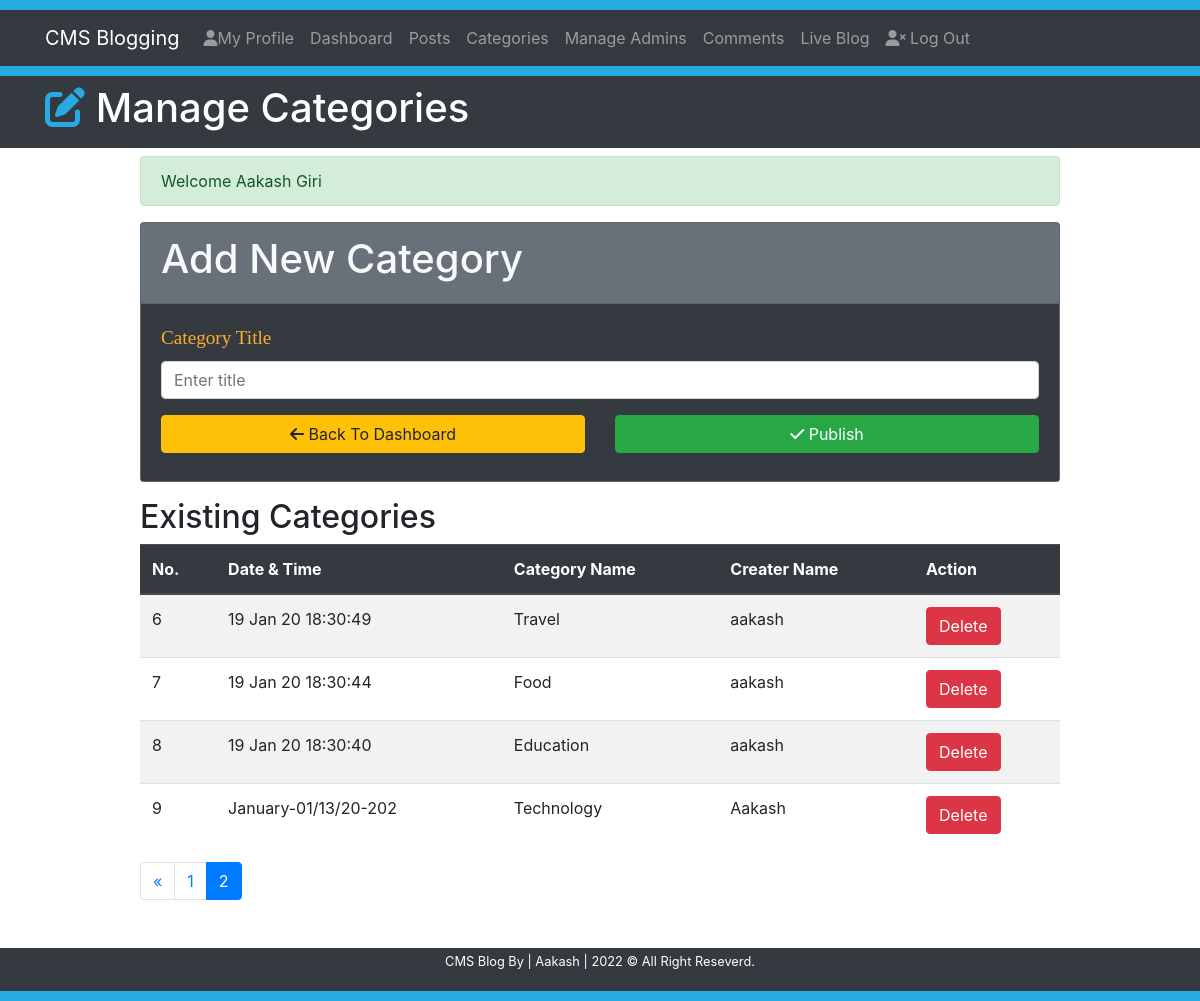
Screenshot of /CMS4.2.1/categories?page=2 (signed in) with the database file from the repository.
### tables this page shows
CREATE TABLE `category` (
  `id` int(11) NOT NULL,
  `title` varchar(20) NOT NULL,
  `author` varchar(50) NOT NULL,
  `datetime` varchar(20) NOT NULL
);

### Includes/functions.php (called while the page is built, shortened)
<?php
    $serverName = BASE_PATH;
    $cssBaseURL = $serverName.'/css';
?>

### categories.php (the view, shortened to what this page needs)
<?php
    require 'Includes/functions.php';
    require 'Includes/sessions.php';
?>
<!DOCTYPE html>
<html lang="en">
<head>
    <link rel="stylesheet" href="https://pro.fontawesome.com/releases/v5.10.0/css/all.css"/>
    <link rel="stylesheet" href="https://stackpath.bootstrapcdn.com/bootstrap/4.4.1/css/bootstrap.min.css">
    <link rel="stylesheet" href="<?= $cssBaseURL ?>/style.css">
</head>
<body>
    <div style="height: 10px; background-color: #27aae1;"></div>
    <nav class="navbar navbar-expand-lg navbar-dark bg-dark">
        <div class="container">
            <a href="<?= $serverName; ?>/index" class="navbar-brand">CMS Blogging</a>
            <div class="collapse navbar-collapse" id="navbarcollapseCMS">
                <ul class="navbar-nav">
                    <li class="nav-item">
                        <a href="<?= $serverName; ?>/myprofile" class="nav-link"> <i class='fas fa-user'></i>My Profile</a>
                    </li>
                    <li class="nav-item">
                        <a href="<?= $serverName; ?>/dashboard?page=1" class="nav-link">Dashboard</a>
                    </li>
                    <li class="nav-item">
                        <a href="<?= $serverName; ?>/posts?page=1" class="nav-link">Posts</a>
                    </li>
                    <li class="nav-item">
                        <a href="<?= $serverName; ?>/categories?page=1" class="nav-link">Categories</a>
                    </li>
                    <?php if($_SESSION['permission'] == 'Superuser'){ ?>
                    <li class="nav-item">
                        <a href="<?= $serverName; ?>/admin?page=1" class="nav-link">Manage Admins</a>
                    </li>
                    <?php } ?>
                    <?php if($_SESSION['permission'] != 'User'){ ?>
                    <li class="nav-item">
                        <a href="<?= $serverName; ?>/comments" class="nav-link">Comments</a>
                    </li>
                    <?php } ?>
                    <li class="nav-item">
                        <a href="<?= $serverName; ?>/blog/1" class="nav-link">Live Blog</a>
                    </li>
                </ul>
                <ul class="navbar-nav">
                    <li class="nav-item">
                        <a href="<?= $serverName; ?>/logout" class="nav-link"><i class='fas fa-user-times'></i> Log Out</a>
                    </li>
                </ul>
            </div>
        </div>
    </nav>
    <div style="height: 10px; background-color: #27aae1;"></div>
    <header class='bg-dark text-white py-2'>
        <div class="container">
            <div class="row">
                <div class="col-md-12">
                    <h1><i class='fas fa-edit' style="color: #27aae1;"></i>  Manage Categories</h1>
                </div>
            </div>
        </div>
    </header>
    <section class="container py-2 mb-4">
        <div class="row">
            <div class="offset-lg-1 col-lg-10" style="min-height: 400px;">
            <?php echo ErrorMessage(); echo SuccessMessage(); ?>
                <form action="<?= $serverName; ?>/categories" method='post'>
                    <div class="card bg-secondary text-light mb-3">
                        <div class="card-header">
                            <h1>Add New Category</h1>
                        </div>
                        <div class="card-body bg-dark">
                            <div class="form-group">
                                <label for="title"><span class="fieldInfo">Category Title</span></label>
                                <input type="text" name='categoryTitle' class="form-control" id='title' placeholder='Enter title'>
                            </div>
                            <div class="row">
                                <div class="col-lg-6 mb-2">
                                    <a href="<?= $serverName; ?>/dashboard" class='btn btn-warning btn-block'><i class='fas fa-arrow-left'></i> Back To Dashboard</a>
                                </div>
                                <div class="col-lg-6 mb-2">
                                    <button class='btn btn-success btn-block' type='submit' name='submit'><i class='fas fa-check'></i> Publish</button>
                                </div>
                            </div>
                        </div>
                    </div>
                </form>
                <h2>Existing Categories</h2>
                <table class="table table-striped table-hover">
                    <thead class="thead-dark">
                        <tr>
                            <th>No.</th>
                            <th>Date & Time</th>
                            <th>Category Name</th>
                            <th>Creater Name</th>
                            <?php if($_SESSION['permission'] != 'User'){ ?>
                            <th>Action</th>
                            <?php } ?>
                        </tr>
                    </thead>
                    <tbody>
                    <?php
                        $showPostFrom = 0;
                        if(isset($_GET['page'])){
                            $page = $_GET['page'];
                            if($page === 0 || $page <= 1){
                                $showPostFrom = 0;
                            }else{
                                $showPostFrom = ($page*5)-5;
                            }
                        }
                        $sql = "SELECT * FROM category ORDER BY id DESC LIMIT $showPostFrom,5";
                        $result = mysqli_query($conn, $sql);
                        $sr = $showPostFrom;
                        if (mysqli_num_rows($result) > 0){
                            while($row = mysqli_fetch_assoc($result)) {
                                $sr++;
                                $CategorytId = $row['id'];
                                $DateTime = $row['datetime'];
                                $CategoryName = $row['title'];
                                $CreaterName = $row['author'];
                    ?>
                        <tr>
                            <td><?= $sr; ?></td>
                            <td><?= $DateTime; ?></td>
                            <td><?= $CategoryName; ?></td>
                            <td><?= $CreaterName; ?></td>
                            <?php if($_SESSION['permission'] != 'User'){ ?>
                            <td><a class="btn btn-danger" href="<?= $serverName; ?>/deletecategory?id=<?= $CategorytId; ?>">Delete</a></td>
                            <?php } ?>
                        </tr>
                    <?php
                            }
                        }else{
                            echo "<tr colspan='4' class='text-danger text-center'><td>No Category Available</td></tr>";
                        }
                    ?>
                    </tbody>
                </table>
                <nav>
                    <ul class="pagination pagination-link">
                        <?php
                            if(isset($page)){
                                if($page>1){
                        ?>
                        <li class="page-item">
                            <a href="<?= $serverName; ?>/categories?page=<?= $page-1; ?>" class="page-link">&laquo;</a>
                        </li>
                        <?php
                                }
                            }
                        ?>
                        <?php
                            if(isset($page)){
                                $sql = "SELECT * FROM category";
                                $result = mysqli_query($conn, $sql);
                                $totalPost = mysqli_num_rows($result);
                                $postPagination = ceil($totalPost/5);
                                for($i=1; $i<=$postPagination; $i++){
                                    if($i == $page){
                        ?>
                        <li class="page-item active">
                            <a href="<?= $serverName; ?>/categories?page=<?= $i; ?>" class="page-link"><?= $i; ?></a>
                        </li>
                        <?php
                                    }else{
                        ?>
                        <li class="page-item">
                            <a href="<?= $serverName; ?>/categories?page=<?= $i; ?>" class="page-link"><?= $i; ?></a>
                        </li>
                        <?php
                                    }
                                }
                            }
                        ?>
                    </ul>
                </nav>
            </div>
        </div>
    </section>
    <footer class="bg-dark text-white py-1">
        <div class="container">
            <div class="row">
                <div class="col">
                    <p class="lead text-center small">CMS Blog By | Aakash | <span id='year'></span> &copy; All Right Reseverd.</p>
                </div>
            </div>
        </div>
    </footer>
    <div style="height: 10px; background-color: #27aae1;"></div>
</body>
</html>

### Css/style.css (style rules this page uses)
.fieldInfo { color: rgb(251,174,44); font-family: Biiter, Georgia, 'Times New Roman', Times, serif; font-size: 1.2em; }

### rows the page displays
category: datetime "19 Jan 20 18:30:49", title "Travel", author "aakash"
category: datetime "19 Jan 20 18:30:44", title "Food", author "aakash"
category: datetime "19 Jan 20 18:30:40", title "Education", author "aakash"
category: datetime "January-01/13/20-202", title "Technology", author "Aakash"

### other values shown
SuccessMessage() "Welcome Aakash Giri"
